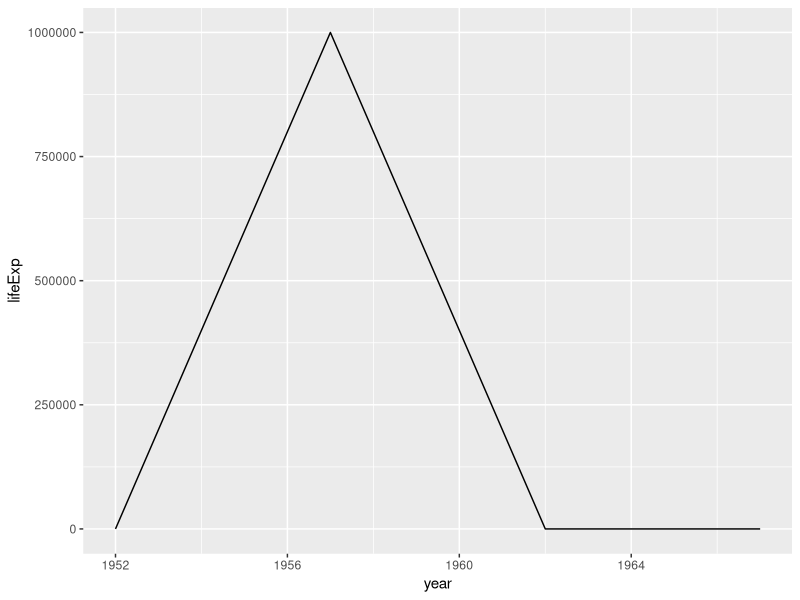
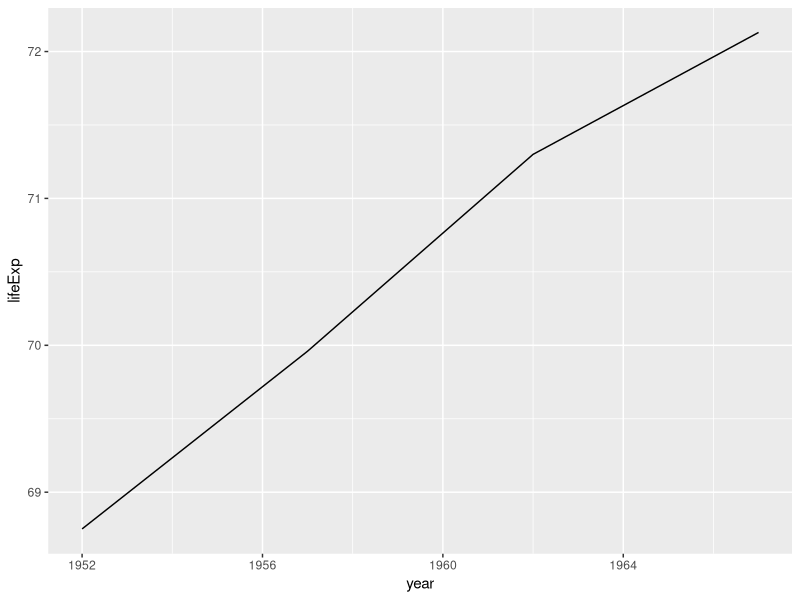
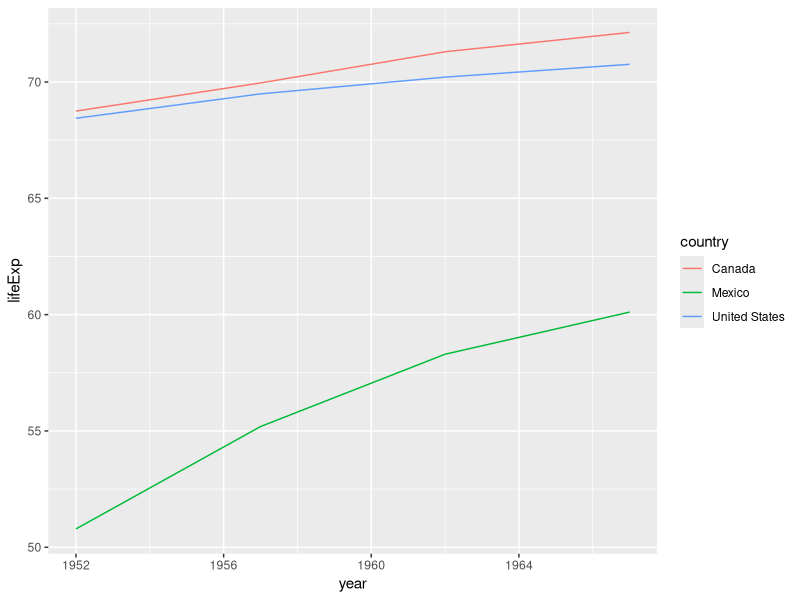
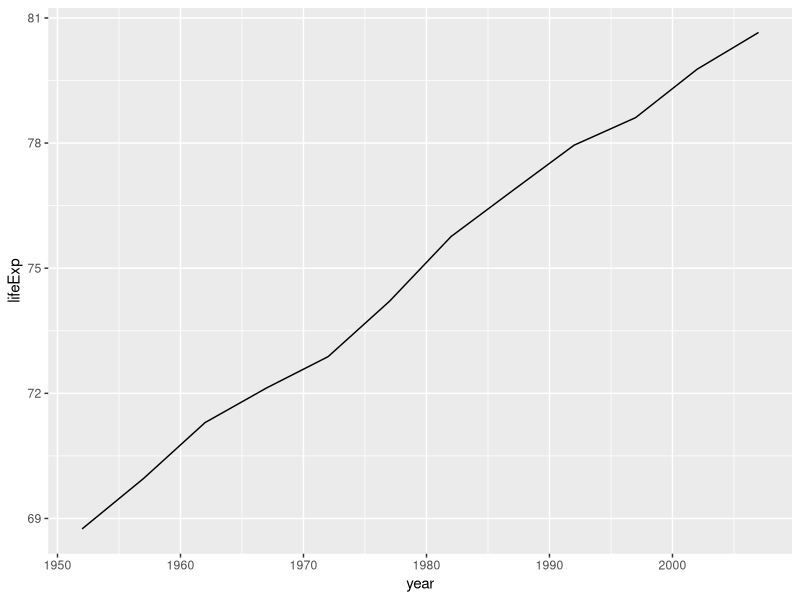
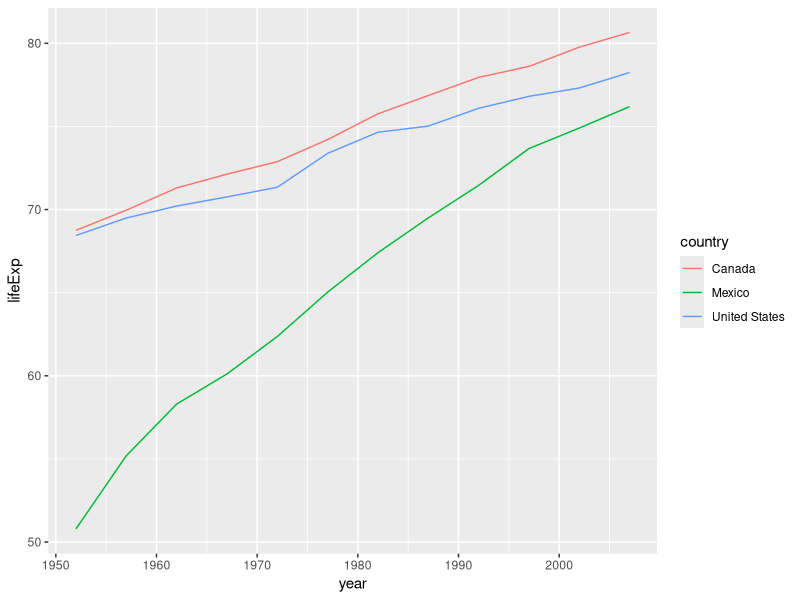

Generate these figures, in order, with R:
## ---- chunk 1
gap_5060 <- read.csv("../data/gapminder-5060.csv")
## ---- chunk 2
library("ggplot2")
library("dplyr")
## ---- chunk 3
gap_5060_CA <- gap_5060 %>%
  filter(country == "Canada")
## ---- chunk 4
ggplot(data = gap_5060_CA, aes(x = year, y = lifeExp)) +
  geom_line()
## ---- chunk 5
gap_5060 <- gap_5060 %>%
  mutate(lifeExp = replace(lifeExp, (country == "Canada" & year == 1957), 69.96)) %>%
  as.data.frame()
## ---- chunk 6
gap_5060_CA <- gap_5060 %>%
  filter(country == "Canada")

ggplot(data = gap_5060_CA, aes(x = year, y = lifeExp)) +
  geom_line()
## ---- chunk 7
gap_5060_NA <- gap_5060 %>%
  filter(country %in% c("Canada", "Mexico", "United States"))

ggplot(data = gap_5060_NA, aes(x = year, y = lifeExp, color = country)) +
  geom_line()
## ---- chunk 8
gap_7080 <- read.csv("../data/gapminder-7080.csv")
gap_90plus <- read.csv("../data/gapminder-90plus.csv")
## ---- chunk 9
gap <- rbind(gap_5060, gap_7080, gap_90plus)
## ---- chunk 10
gap_ca <- gap %>%
  filter(country == "Canada")

ggplot(data = gap_ca, aes(x = year, y = lifeExp)) +
  geom_line()
## ---- chunk 11
gap_NA <- gap %>%
  filter(country %in% c("Canada", "Mexico", "United States"))

ggplot(data = gap_NA, aes(x = year, y = lifeExp, color = country)) +
  geom_line()
